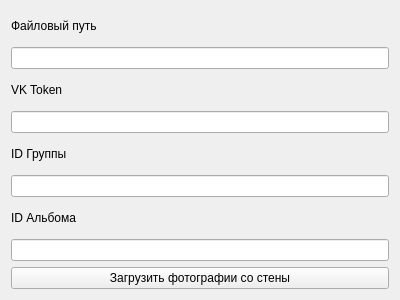
<?xml version="1.0" encoding="UTF-8"?>
<ui version="4.0">
 <class>Form</class>
 <widget class="QWidget" name="Form">
  <property name="geometry">
   <rect>
    <x>0</x>
    <y>0</y>
    <width>400</width>
    <height>300</height>
   </rect>
  </property>
  <property name="windowTitle">
   <string>Form</string>
  </property>
  <layout class="QVBoxLayout" name="verticalLayout">
   <item>
    <widget class="QLabel" name="label">
     <property name="maximumSize">
      <size>
       <width>16777215</width>
       <height>30</height>
      </size>
     </property>
     <property name="text">
      <string>Файловый путь</string>
     </property>
    </widget>
   </item>
   <item>
    <widget class="QLineEdit" name="lineEdit_4"/>
   </item>
   <item>
    <widget class="QLabel" name="label_2">
     <property name="maximumSize">
      <size>
       <width>16777215</width>
       <height>30</height>
      </size>
     </property>
     <property name="text">
      <string>VK Token</string>
     </property>
    </widget>
   </item>
   <item>
    <widget class="QLineEdit" name="lineEdit_3"/>
   </item>
   <item>
    <widget class="QLabel" name="label_3">
     <property name="maximumSize">
      <size>
       <width>16777215</width>
       <height>30</height>
      </size>
     </property>
     <property name="text">
      <string>ID Группы</string>
     </property>
    </widget>
   </item>
   <item>
    <widget class="QLineEdit" name="lineEdit_2"/>
   </item>
   <item>
    <widget class="QLabel" name="label_4">
     <property name="maximumSize">
      <size>
       <width>16777215</width>
       <height>30</height>
      </size>
     </property>
     <property name="text">
      <string>ID Альбома</string>
     </property>
    </widget>
   </item>
   <item>
    <widget class="QLineEdit" name="lineEdit"/>
   </item>
   <item>
    <widget class="QPushButton" name="DownloadAlbum">
     <property name="text">
      <string>Загрузить фотографии со стены</string>
     </property>
    </widget>
   </item>
  </layout>
 </widget>
 <resources/>
 <connections/>
</ui>
